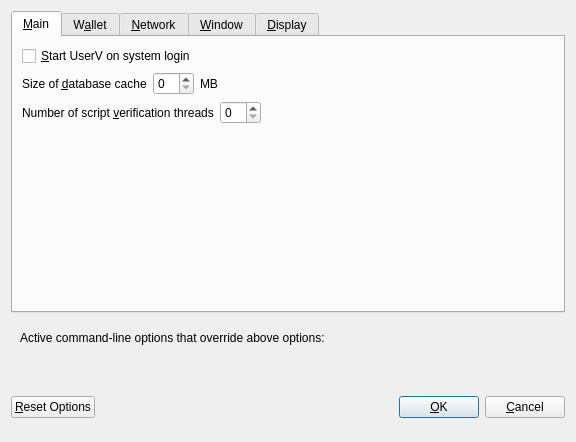
<?xml version="1.0" encoding="UTF-8"?>
<ui version="4.0">
 <class>OptionsDialog</class>
 <widget class="QDialog" name="OptionsDialog">
  <property name="geometry">
   <rect>
    <x>0</x>
    <y>0</y>
    <width>576</width>
    <height>442</height>
   </rect>
  </property>
  <property name="windowTitle">
   <string>Options</string>
  </property>
  <property name="modal">
   <bool>true</bool>
  </property>
  <layout class="QVBoxLayout" name="verticalLayout">
   <item>
    <widget class="QTabWidget" name="tabWidget">
     <property name="currentIndex">
      <number>0</number>
     </property>
     <widget class="QWidget" name="tabMain">
      <attribute name="title">
       <string>&amp;Main</string>
      </attribute>
      <layout class="QVBoxLayout" name="verticalLayout_Main">
       <item>
        <widget class="QCheckBox" name="bitcoinAtStartup">
         <property name="toolTip">
          <string>Automatically start UserV after logging in to the system.</string>
         </property>
         <property name="text">
          <string>&amp;Start UserV on system login</string>
         </property>
        </widget>
       </item>
       <item>
        <layout class="QHBoxLayout" name="horizontalLayout_2_Main">
         <item>
          <widget class="QLabel" name="databaseCacheLabel">
           <property name="text">
            <string>Size of &amp;database cache</string>
           </property>
           <property name="textFormat">
            <enum>Qt::PlainText</enum>
           </property>
           <property name="buddy">
            <cstring>databaseCache</cstring>
           </property>
          </widget>
         </item>
         <item>
          <widget class="QSpinBox" name="databaseCache"/>
         </item>
         <item>
          <widget class="QLabel" name="databaseCacheUnitLabel">
           <property name="text">
            <string>MB</string>
           </property>
           <property name="textFormat">
            <enum>Qt::PlainText</enum>
           </property>
          </widget>
         </item>
         <item>
          <spacer name="horizontalSpacer_2_Main">
           <property name="orientation">
            <enum>Qt::Horizontal</enum>
           </property>
           <property name="sizeHint" stdset="0">
            <size>
             <width>40</width>
             <height>20</height>
            </size>
           </property>
          </spacer>
         </item>
        </layout>
       </item>
       <item>
        <layout class="QHBoxLayout" name="horizontalLayout_3_Main">
         <item>
          <widget class="QLabel" name="threadsScriptVerifLabel">
           <property name="text">
            <string>Number of script &amp;verification threads</string>
           </property>
           <property name="textFormat">
            <enum>Qt::PlainText</enum>
           </property>
           <property name="buddy">
            <cstring>threadsScriptVerif</cstring>
           </property>
          </widget>
         </item>
         <item>
          <widget class="QSpinBox" name="threadsScriptVerif">
           <property name="toolTip">
            <string>(0 = auto, &lt;0 = leave that many cores free)</string>
           </property>
          </widget>
         </item>
         <item>
          <spacer name="horizontalSpacer_3_Main">
           <property name="orientation">
            <enum>Qt::Horizontal</enum>
           </property>
           <property name="sizeHint" stdset="0">
            <size>
             <width>40</width>
             <height>20</height>
            </size>
           </property>
          </spacer>
         </item>
        </layout>
       </item>
       <item>
        <spacer name="verticalSpacer_2">
         <property name="orientation">
          <enum>Qt::Vertical</enum>
         </property>
         <property name="sizeHint" stdset="0">
          <size>
           <width>20</width>
           <height>40</height>
          </size>
         </property>
        </spacer>
       </item>
      </layout>
     </widget>
     <widget class="QWidget" name="tabWallet">
      <attribute name="title">
       <string>W&amp;allet</string>
      </attribute>
      <layout class="QVBoxLayout" name="verticalLayout_Wallet">
       <item>
        <layout class="QHBoxLayout" name="horizontalLayout_2_Wallet">
         <item>
          <widget class="QLabel" name="labelStakeSplitThresholdText">
           <property name="text">
            <string>Stake split threshold:</string>
           </property>
          </widget>
         </item>
         <item>
          <widget class="QSpinBox" name="spinBoxStakeSplitThreshold">
           <property name="minimum">
            <number>1</number>
           </property>
           <property name="maximum">
            <number>999999</number>
           </property>
          </widget>
         </item>
        </layout>
       </item>
       <item>
        <widget class="QGroupBox" name="groupBox">
         <property name="title">
          <string>Expert</string>
         </property>
         <layout class="QVBoxLayout" name="verticalLayout_2">
          <item>
           <widget class="QCheckBox" name="coinControlFeatures">
            <property name="toolTip">
             <string>Whether to show coin control features or not.</string>
            </property>
            <property name="text">
             <string>Enable coin &amp;control features</string>
            </property>
           </widget>
          </item>
          <item>
           <widget class="QCheckBox" name="showMasternodesTab">
            <property name="toolTip">
             <string>Show additional tab listing all your masternodes in first sub-tab&lt;br/&gt;and all masternodes on the network in second sub-tab.</string>
            </property>
            <property name="text">
             <string>Show Masternodes Tab</string>
            </property>
           </widget>
          </item>
          <item>
           <widget class="QCheckBox" name="spendZeroConfChange">
            <property name="toolTip">
             <string>If you disable the spending of unconfirmed change, the change from a transaction&lt;br/&gt;cannot be used until that transaction has at least one confirmation.&lt;br/&gt;This also affects how your balance is computed.</string>
            </property>
            <property name="text">
             <string>&amp;Spend unconfirmed change</string>
            </property>
           </widget>
          </item>
         </layout>
        </widget>
       </item>
       <item>
        <spacer name="verticalSpacer_Wallet">
         <property name="orientation">
          <enum>Qt::Vertical</enum>
         </property>
         <property name="sizeHint" stdset="0">
          <size>
           <width>20</width>
           <height>40</height>
          </size>
         </property>
        </spacer>
       </item>
      </layout>
     </widget>
     <widget class="QWidget" name="tabNetwork">
      <attribute name="title">
       <string>&amp;Network</string>
      </attribute>
      <layout class="QVBoxLayout" name="verticalLayout_Network">
       <item>
        <widget class="QCheckBox" name="mapPortUpnp">
         <property name="toolTip">
          <string>Automatically open the UserV client port on the router. This only works when your router supports UPnP and it is enabled.</string>
         </property>
         <property name="text">
          <string>Map port using &amp;UPnP</string>
         </property>
        </widget>
       </item>
       <item>
        <widget class="QCheckBox" name="allowIncoming">
         <property name="toolTip">
          <string>Accept connections from outside</string>
         </property>
         <property name="text">
          <string>Allow incoming connections</string>
         </property>
        </widget>
       </item>
       <item>
        <widget class="QCheckBox" name="connectSocks">
         <property name="toolTip">
          <string>Connect to the UserV network through a SOCKS5 proxy.</string>
         </property>
         <property name="text">
          <string>&amp;Connect through SOCKS5 proxy (default proxy):</string>
         </property>
        </widget>
       </item>
       <item>
        <layout class="QHBoxLayout" name="horizontalLayout_1_Network">
         <item>
          <widget class="QLabel" name="proxyIpLabel">
           <property name="text">
            <string>Proxy &amp;IP:</string>
           </property>
           <property name="textFormat">
            <enum>Qt::PlainText</enum>
           </property>
           <property name="buddy">
            <cstring>proxyIp</cstring>
           </property>
          </widget>
         </item>
         <item>
          <widget class="QValidatedLineEdit" name="proxyIp">
           <property name="minimumSize">
            <size>
             <width>140</width>
             <height>0</height>
            </size>
           </property>
           <property name="maximumSize">
            <size>
             <width>140</width>
             <height>16777215</height>
            </size>
           </property>
           <property name="toolTip">
            <string>IP address of the proxy (e.g. IPv4: 127.0.0.1 / IPv6: ::1)</string>
           </property>
          </widget>
         </item>
         <item>
          <widget class="QLabel" name="proxyPortLabel">
           <property name="text">
            <string>&amp;Port:</string>
           </property>
           <property name="textFormat">
            <enum>Qt::PlainText</enum>
           </property>
           <property name="buddy">
            <cstring>proxyPort</cstring>
           </property>
          </widget>
         </item>
         <item>
          <widget class="QLineEdit" name="proxyPort">
           <property name="minimumSize">
            <size>
             <width>55</width>
             <height>0</height>
            </size>
           </property>
           <property name="maximumSize">
            <size>
             <width>55</width>
             <height>16777215</height>
            </size>
           </property>
           <property name="toolTip">
            <string>Port of the proxy (e.g. 9050)</string>
           </property>
          </widget>
         </item>
         <item>
          <spacer name="horizontalSpacer_1_Network">
           <property name="orientation">
            <enum>Qt::Horizontal</enum>
           </property>
           <property name="sizeHint" stdset="0">
            <size>
             <width>40</width>
             <height>20</height>
            </size>
           </property>
          </spacer>
         </item>
        </layout>
       </item>
       <item>
        <spacer name="verticalSpacer_Network">
         <property name="orientation">
          <enum>Qt::Vertical</enum>
         </property>
         <property name="sizeHint" stdset="0">
          <size>
           <width>20</width>
           <height>40</height>
          </size>
         </property>
        </spacer>
       </item>
      </layout>
     </widget>
     <widget class="QWidget" name="tabWindow">
      <attribute name="title">
       <string>&amp;Window</string>
      </attribute>
      <layout class="QVBoxLayout" name="verticalLayout_Window">
       <item>
        <widget class="QCheckBox" name="minimizeToTray">
         <property name="toolTip">
          <string>Show only a tray icon after minimizing the window.</string>
         </property>
         <property name="text">
          <string>&amp;Minimize to the tray instead of the taskbar</string>
         </property>
        </widget>
       </item>
       <item>
        <widget class="QCheckBox" name="minimizeOnClose">
         <property name="toolTip">
          <string>Minimize instead of exit the application when the window is closed. When this option is enabled, the application will be closed only after selecting Quit in the menu.</string>
         </property>
         <property name="text">
          <string>M&amp;inimize on close</string>
         </property>
        </widget>
       </item>
       <item>
        <spacer name="verticalSpacer_Window">
         <property name="orientation">
          <enum>Qt::Vertical</enum>
         </property>
         <property name="sizeHint" stdset="0">
          <size>
           <width>20</width>
           <height>40</height>
          </size>
         </property>
        </spacer>
       </item>
      </layout>
     </widget>
     <widget class="QWidget" name="tabDisplay">
      <attribute name="title">
       <string>&amp;Display</string>
      </attribute>
      <layout class="QVBoxLayout" name="verticalLayout_Display">
       <item>
        <layout class="QHBoxLayout" name="horizontalLayout_1_Display">
         <item>
          <widget class="QLabel" name="langLabel">
           <property name="text">
            <string>User Interface &amp;language:</string>
           </property>
           <property name="textFormat">
            <enum>Qt::PlainText</enum>
           </property>
           <property name="buddy">
            <cstring>lang</cstring>
           </property>
          </widget>
         </item>
         <item>
          <widget class="QValueComboBox" name="lang">
           <property name="toolTip">
            <string>The user interface language can be set here. This setting will take effect after restarting UserV.</string>
           </property>
          </widget>
         </item>
        </layout>
       </item>
       <item>
        <widget class="Line" name="line">
         <property name="orientation">
          <enum>Qt::Horizontal</enum>
         </property>
        </widget>
       </item>
       <item>
        <layout class="QHBoxLayout" name="horizontalLayout_2_Display">
         <item>
          <widget class="QLabel" name="unitLabel">
           <property name="text">
            <string>&amp;Unit to show amounts in:</string>
           </property>
           <property name="textFormat">
            <enum>Qt::PlainText</enum>
           </property>
           <property name="buddy">
            <cstring>unit</cstring>
           </property>
          </widget>
         </item>
         <item>
          <widget class="QValueComboBox" name="unit">
           <property name="toolTip">
            <string>Choose the default subdivision unit to show in the interface and when sending coins.</string>
           </property>
          </widget>
         </item>
        </layout>
       </item>
       <item>
        <layout class="QHBoxLayout" name="horizontalLayout_5_Display">
         <item>
          <widget class="QLabel" name="digitsLabel">
           <property name="text">
            <string>Decimal digits</string>
           </property>
          </widget>
         </item>
         <item>
          <widget class="QValueComboBox" name="digits"/>
         </item>
        </layout>
       </item>
       <item>
        <widget class="QCheckBox" name="checkBoxHideZeroBalances">
         <property name="toolTip">
          <string>Hide empty balances</string>
         </property>
         <property name="layoutDirection">
          <enum>Qt::LeftToRight</enum>
         </property>
         <property name="text">
          <string>Hide empty balances</string>
         </property>
        </widget>
       </item>
       <item>
        <layout class="QHBoxLayout" name="horizontalLayout_3_Display">
         <item>
          <widget class="QLabel" name="thirdPartyTxUrlsLabel">
           <property name="toolTip">
            <string>Third party URLs (e.g. a block explorer) that appear in the transactions tab as context menu items. %s in the URL is replaced by transaction hash. Multiple URLs are separated by vertical bar |.</string>
           </property>
           <property name="text">
            <string>Third party transaction URLs</string>
           </property>
           <property name="buddy">
            <cstring>thirdPartyTxUrls</cstring>
           </property>
          </widget>
         </item>
         <item>
          <widget class="QLineEdit" name="thirdPartyTxUrls">
           <property name="toolTip">
            <string>Third party URLs (e.g. a block explorer) that appear in the transactions tab as context menu items. %s in the URL is replaced by transaction hash. Multiple URLs are separated by vertical bar |.</string>
           </property>
          </widget>
         </item>
        </layout>
       </item>
       <item>
        <spacer name="verticalSpacer">
         <property name="orientation">
          <enum>Qt::Vertical</enum>
         </property>
         <property name="sizeHint" stdset="0">
          <size>
           <width>20</width>
           <height>40</height>
          </size>
         </property>
        </spacer>
       </item>
      </layout>
     </widget>
    </widget>
   </item>
   <item>
    <widget class="QFrame" name="frame">
     <layout class="QVBoxLayout" name="verticalLayout_Bottom">
      <item>
       <layout class="QHBoxLayout" name="horizontalLayout_Bottom">
        <item>
         <widget class="QLabel" name="overriddenByCommandLineInfoLabel">
          <property name="text">
           <string>Active command-line options that override above options:</string>
          </property>
          <property name="textFormat">
           <enum>Qt::PlainText</enum>
          </property>
         </widget>
        </item>
        <item>
         <spacer name="horizontalSpacer_Bottom">
          <property name="orientation">
           <enum>Qt::Horizontal</enum>
          </property>
          <property name="sizeHint" stdset="0">
           <size>
            <width>40</width>
            <height>20</height>
           </size>
          </property>
         </spacer>
        </item>
       </layout>
      </item>
      <item>
       <widget class="QLabel" name="overriddenByCommandLineLabel">
        <property name="text">
         <string/>
        </property>
        <property name="textFormat">
         <enum>Qt::PlainText</enum>
        </property>
        <property name="wordWrap">
         <bool>true</bool>
        </property>
       </widget>
      </item>
     </layout>
    </widget>
   </item>
   <item>
    <layout class="QHBoxLayout" name="horizontalLayout_Buttons">
     <item>
      <widget class="QPushButton" name="resetButton">
       <property name="toolTip">
        <string>Reset all client options to default.</string>
       </property>
       <property name="text">
        <string>&amp;Reset Options</string>
       </property>
       <property name="autoDefault">
        <bool>false</bool>
       </property>
      </widget>
     </item>
     <item>
      <spacer name="horizontalSpacer_1">
       <property name="orientation">
        <enum>Qt::Horizontal</enum>
       </property>
       <property name="sizeHint" stdset="0">
        <size>
         <width>40</width>
         <height>48</height>
        </size>
       </property>
      </spacer>
     </item>
     <item>
      <widget class="QLabel" name="statusLabel">
       <property name="minimumSize">
        <size>
         <width>200</width>
         <height>0</height>
        </size>
       </property>
       <property name="font">
        <font>
         <weight>75</weight>
         <bold>true</bold>
        </font>
       </property>
       <property name="text">
        <string/>
       </property>
       <property name="textFormat">
        <enum>Qt::PlainText</enum>
       </property>
       <property name="wordWrap">
        <bool>true</bool>
       </property>
      </widget>
     </item>
     <item>
      <spacer name="horizontalSpacer_2">
       <property name="orientation">
        <enum>Qt::Horizontal</enum>
       </property>
       <property name="sizeHint" stdset="0">
        <size>
         <width>40</width>
         <height>48</height>
        </size>
       </property>
      </spacer>
     </item>
     <item>
      <widget class="QPushButton" name="okButton">
       <property name="text">
        <string>&amp;OK</string>
       </property>
       <property name="autoDefault">
        <bool>false</bool>
       </property>
       <property name="default">
        <bool>true</bool>
       </property>
      </widget>
     </item>
     <item>
      <widget class="QPushButton" name="cancelButton">
       <property name="text">
        <string>&amp;Cancel</string>
       </property>
       <property name="autoDefault">
        <bool>false</bool>
       </property>
      </widget>
     </item>
    </layout>
   </item>
  </layout>
 </widget>
 <customwidgets>
  <customwidget>
   <class>QValidatedLineEdit</class>
   <extends>QLineEdit</extends>
   <header>qvalidatedlineedit.h</header>
  </customwidget>
  <customwidget>
   <class>QValueComboBox</class>
   <extends>QComboBox</extends>
   <header>qvaluecombobox.h</header>
  </customwidget>
 </customwidgets>
 <resources/>
 <connections/>
</ui>
